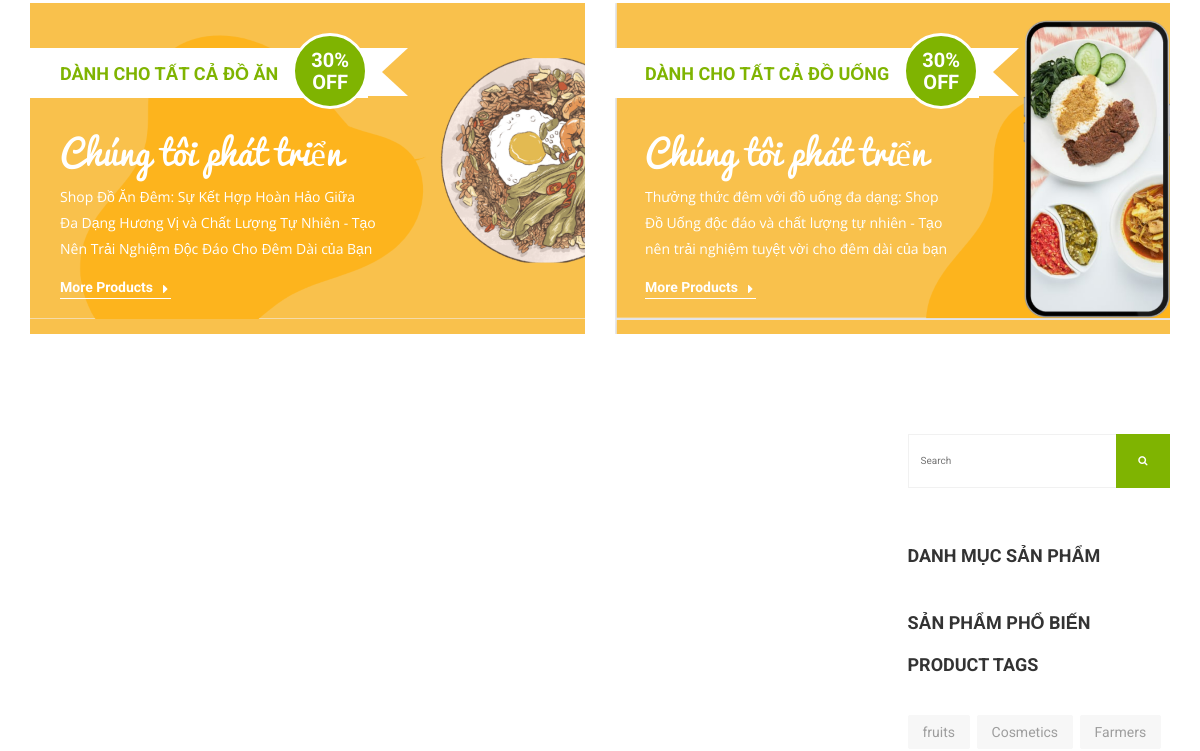
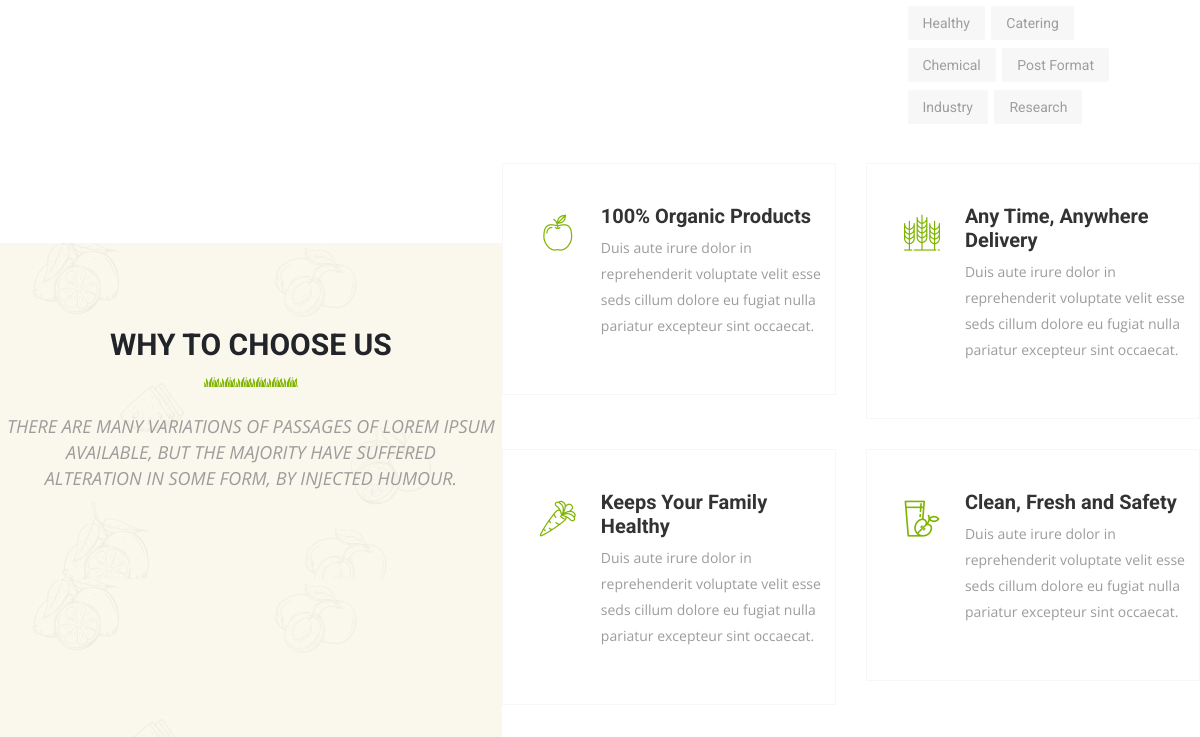
The app's page / (middle part), older data (2 pictures, top to bottom).
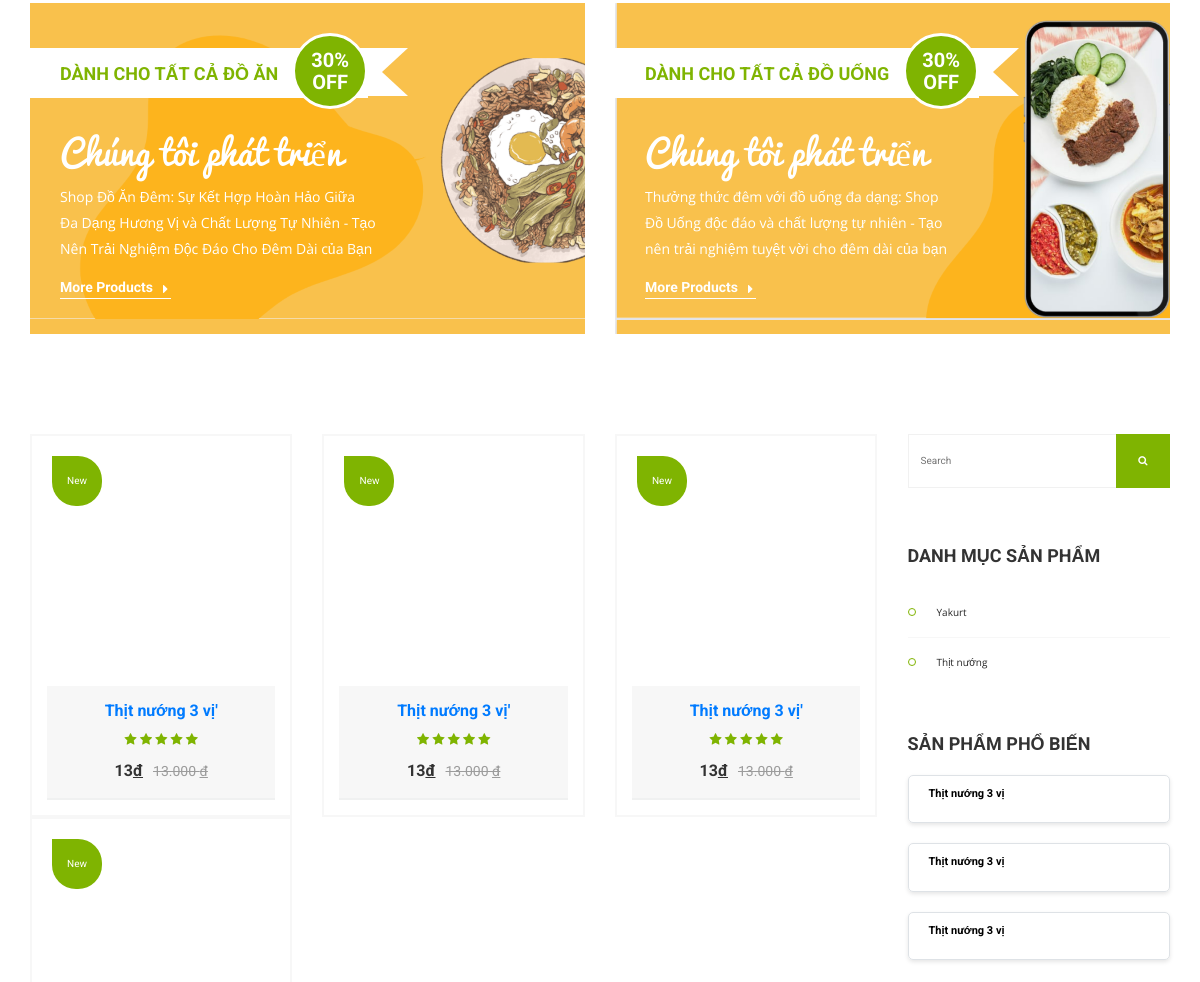
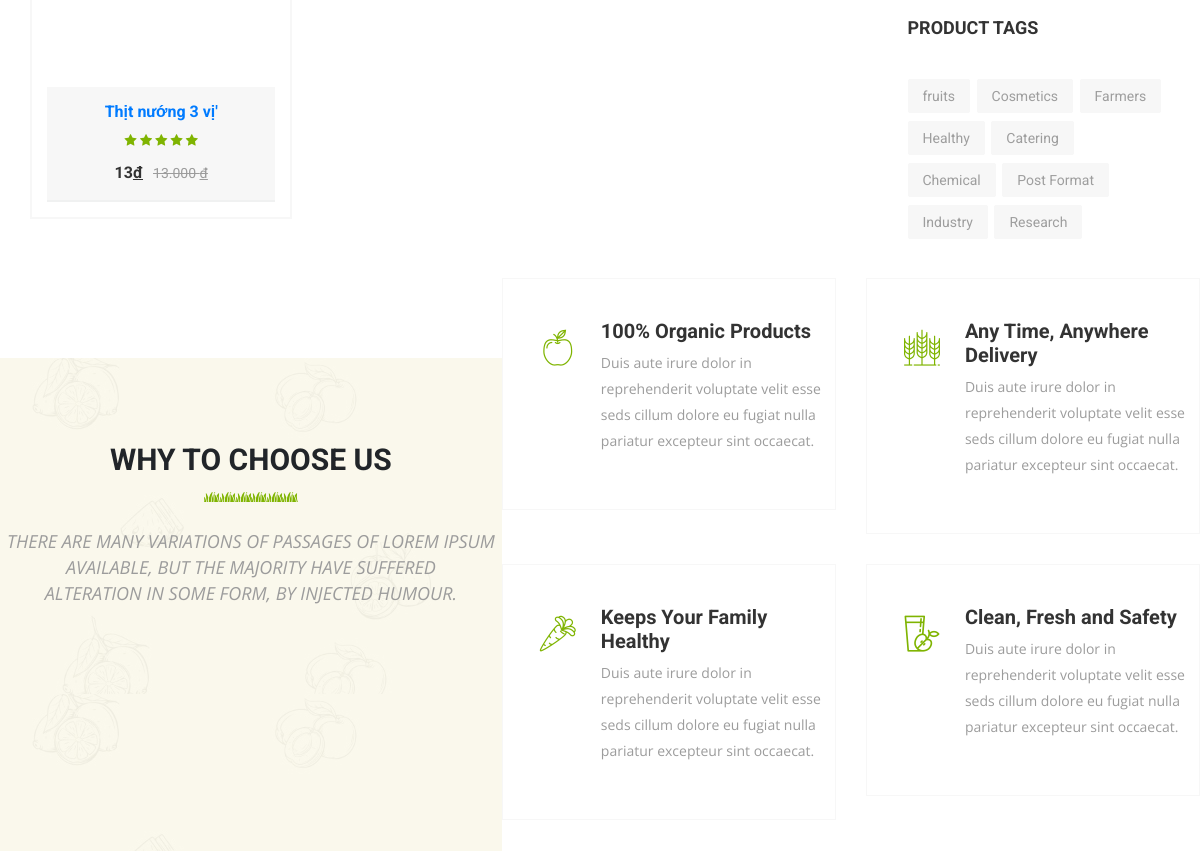
The same page, newer data (2 pictures, top to bottom).
### tables this page shows
CREATE TABLE `sanpham` (
  `id` int(11) NOT NULL,
  `name` varchar(255) NOT NULL,
  `price` double(10,2) NOT NULL,
  `img` varchar(255) NOT NULL,
  `mota` text NOT NULL,
  `luotxem` int(11) NOT NULL DEFAULT 0,
  `iddm` int(11) NOT NULL
);

CREATE TABLE `danhmuc` (
  `id` int(11) NOT NULL,
  `name` varchar(255) NOT NULL
);

### model/pdo.php (called while the page is built, shortened)
<?php
function pdo_get_connection(){
    $dburl = "mysql:host=localhost;dbname=pro1014-da1-dtcshop;charset=utf8";
    $username = 'root';
    $password = '';
    $conn = new PDO($dburl, $username, $password);
    $conn->setAttribute(PDO::ATTR_ERRMODE, PDO::ERRMODE_EXCEPTION);
    return $conn;
}
function pdo_query($sql){
    $sql_args = array_slice(func_get_args(), 1);
    try{
        $conn = pdo_get_connection();
        $stmt = $conn->prepare($sql);
        $stmt->execute($sql_args);
        $rows = $stmt->fetchAll();
        return $rows;
    }
    catch(PDOException $e){
        throw $e;
    }
    finally{
        unset($conn);
    }
}

### model/Sanpham.php (called while the page is built, shortened)
<?php
function loadall_sanpham_home(){
    $sql ="select * from sanpham where 1 order by id desc limit 0,9";
    $listsanpham = pdo_query($sql);
    return $listsanpham;
}
function loadall_sanpham_top10(){
    $sql ="select * from sanpham where 1 order by luotxem desc limit 0,3";
    $listsanpham = pdo_query($sql);
    return $listsanpham;
}
?>

### model/Danhmuc.php (called while the page is built, shortened)
<?php
function loadall_danhmuc(){
    $sql = "select * from danhmuc order by id desc";
    $listdanhmuc = pdo_query($sql);
    return $listdanhmuc;
}
?>

### view/home.php (the view, shortened to what the changed rows need)
      <div class="shop_page featured-product">
      	<div class="container">
      		<div class="row">
      			<div class="col-lg-9 col-md-8 col-sm-12 col-sx-12">
       			<div class="row">
					<?php
                     		foreach ($spnew as $sp) :
                         	extract($sp);
                         	$hinh=$img_path.$img;
					?>
		            <div class="col-md-4 col-sm-6 col-xs-12 default-item" style="display: inline-block;">
		                <div class="inner-box">
		                    <div class="single-item center">
		                        <figure class="image-box"><img src="<?php echo $hinh ?>" alt=""><div class="product-model new">New</div></figure>
		                        <div class="content">
		                        	<h3><a href="#"><?php echo $name ?>'</a></h3>
		                            <div class="rating"><span class="fa fa-star"></span> <span class="fa fa-star"></span> <span class="fa fa-star"></span> <span class="fa fa-star"></span> <span class="fa fa-star"></span></div>
		                            <div class="price"><?php echo number_format($price) ?><u>đ</u><span class="prev-rate">13.000 <u>đ</u></span></div>
		                        </div>
			                </div>
		                </div>
		            	</div>
						<?php
						endforeach;
						?>
        		</div>
        	</div>
      			<div class="col-lg-3 col-md-4 col-sm-12 col-xs-12 sidebar_styleTwo">
      				<div class="wrapper">
      					<div class="sidebar_categories">
						<ul>
						    <?php
							    foreach ($dsdm as $dm){
									extract($dm);
									$linkdm="index.php?act=sanpham&iddm=".$id;
									echo '<li><a href="'.$linkdm.'">'.$name.'</a></li>';
								}
							?>
						</ul>
      					</div>
					<div class="best_sellers clear_fix wow fadeInUp">
							<?php
								foreach ($dstop10 as $sp) {
									extract($sp);
									$linksp="index.php?act=sanphamct&idsp=".$id;
									$img=$img_path.$img;
									echo '
										<div class=" clear_fix border">
										<div class="float_left top10 mb10">
											<img src="'.$img.'" alt="">
											<a href="'.$linksp.'" class="text float_left">'.$name.'</a>
										</div>
										</div>';
								}
							?>
							 </div>
							</div>
      				</div>
      			</div>
      		</div>
      	</div>
<section class="why_choose_us">
	<div class="theme_title_bg" style="background-image: url(images/background/1.jpg);">
		<div class="theme_title center">
			<div class="container">
				<h2>Why to Choose Us</h2>
			</div>
		</div>
	</div>
</section>

Row changes from the older to the newer data that the page shows:
added sanpham: name "Thịt nướng 3 vị", price "13", shown under "Chúng tôi phát triển"
added sanpham: name "Thịt nướng 3 vị", price "13"
added sanpham: name "Thịt nướng 3 vị", price "13"
added sanpham: name "Thịt nướng 3 vị", price "13"
added danhmuc: name "Yakurt"
added danhmuc: name "Thịt nướng"
